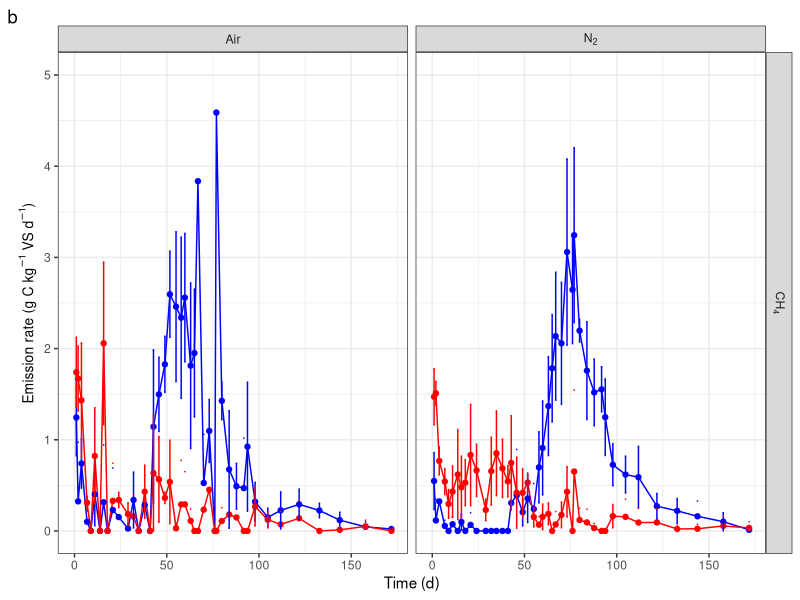

Write the R code that produced this figure. (Note: this script raises an error after producing the figure.)
# surface respiration estimate
rm(list = ls())

library("readxl")
library('ggplot2')
library('tidyr')
library('dplyr')
library('gridExtra')
library('lubridate')

#prep
dat_gas <- data.frame(read_excel("../data/dat_resp.xlsx", sheet = "all"))
dat.info <- data.frame(read_excel("../data/dat_resp.xlsx", sheet = "info"))

dat.info.f <- dat.info %>% select(c('reactor', 'temp','gas','datetime','day', 'wet_weight', 'dm','vs','lig','cel','hem','lip','tan','tn','vfa','pH')) %>%
  mutate(dm = dm * 10, vs = vs * dm)
mass <- dat.info.f$wet_weight[dat.info.f$day == 0]/1000 # kg
mass <- mass[!is.na(mass)]
vs_mass <- dat.info.f$vs[dat.info.f$day == 0 & dat.info.f$gas != 'none']/1000
vs_mass <- vs_mass[!is.na(vs_mass)] 

# kg

dat_gas <- dat_gas[dat_gas$reactor != 'bg',]
dat_gas$mass <- mass
dat_gas$vs_mass <- vs_mass


f_CH4 <- 1/1000000 * dat_gas$cor_flow/(0.082057 * 293) * 60 * 24 * 16  / dat_gas$vs_mass # mg pr. kg slurry pr day
f_CO2 <- 1/1000000 * dat_gas$cor_flow/(0.082057 * 293) * 60 * 24 * 44  / dat_gas$vs_mass # mg pr. kg slurry pr day
  
CO2_bg <- 430
CH4_bg <- 2 

surf_area <- (9.5/2)^2 * pi / 10000# m^2 
  
ifelse(dat_gas$gas == "air", dat_gas$CO2_emis <- (as.numeric(dat_gas$co2) - CO2_bg) * f_CO2, dat_gas$CO2_emis <- dat_gas$co2 * f_CO2)  
ifelse(dat_gas$gas == "air", dat_gas$CH4_emis <- (as.numeric(dat_gas$ch4) - CH4_bg) * f_CH4, dat_gas$CH4_emis <- dat_gas$ch4 * f_CH4)  

surf_conv <- mean(mass/surf_area) # convert mg / kg slurry / day to mg / m2 / day

dat.mod <- dat_gas %>% group_by(temp, gas, day, date) %>% 
  mutate(ratio = (CH4_emis * 12.01/16.04)/(CH4_emis * 12.01/16.04 + CO2_emis * 12.01/44.01)) %>% mutate(CH4_emis_C = CH4_emis * 12/16, CO2_emis_C = CO2_emis * 12/44) %>% 
  group_by(temp, gas, day, date) %>% summarise(across(c('CO2_emis_C','CH4_emis_C', 'CO2_emis','CH4_emis', 'ratio'), .fns = list(mean = mean, sd = sd), na.rm = TRUE)) 
dat.mod$CO2_surf_emis_mean <- 0
dat.mod$CO2_surf_emis_mean[dat.mod$temp == 10 & dat.mod$gas == 'air'] <- dat.mod$CO2_emis_mean[dat.mod$temp == 10 & dat.mod$gas == 'air'] - dat.mod$CO2_emis_mean[dat.mod$temp == 10 & dat.mod$gas == 'n2']
dat.mod$CO2_surf_emis_mean[dat.mod$temp == 20 & dat.mod$gas == 'air'] <- dat.mod$CO2_emis_mean[dat.mod$temp == 20 & dat.mod$gas == 'air'] - dat.mod$CO2_emis_mean[dat.mod$temp == 20 & dat.mod$gas == 'n2']
dat.mod$CO2_surf_emis_sd <- 0
dat.mod$CO2_surf_emis_sd[dat.mod$temp == 10 & dat.mod$gas == 'air'] <- sqrt((dat.mod$CO2_emis_sd[dat.mod$temp == 10 & dat.mod$gas == 'air'])^2 - (dat.mod$CO2_emis_sd[dat.mod$temp == 10 & dat.mod$gas == 'n2'])^2)
dat.mod$CO2_surf_emis_sd[dat.mod$temp == 20 & dat.mod$gas == 'air'] <- sqrt((dat.mod$CO2_emis_sd[dat.mod$temp == 20 & dat.mod$gas == 'air'])^2 + (dat.mod$CO2_emis_sd[dat.mod$temp == 20 & dat.mod$gas == 'n2'])^2)

dat.mod$CO2_surf_emis_mean <- dat.mod$CO2_surf_emis_mean /1000 * surf_conv
dat.mod$CO2_surf_emis_sd <- dat.mod$CO2_surf_emis_sd /1000 * surf_conv

# CO2_surf_emis has units of gCO2/m2

dat.mod.long <- dat.mod %>% pivot_longer(cols = c('CH4_emis_C_mean', 'CO2_emis_C_mean', 'CH4_emis_C_sd', 'CO2_emis_C_sd'), names_to = 'comp', values_to = 'value')

dat.mod.mean <- dat.mod.long[grepl('mean$', dat.mod.long$comp),]
dat.mod.sd <- dat.mod.long[grepl('sd$', dat.mod.long$comp),]
dat.mod.both <- cbind(dat.mod.mean, sd = dat.mod.sd$value) 

dat.mod.both$temp <- as.factor(dat.mod.both$temp)

# plot emission rates
new.lab <- as_labeller(c(air = "Air", n2 = "N[2]", CH4_emis_C_mean = "CH[4]", CO2_emis_C_mean = "CO[2]"), label_parsed)

fig_emis <- ggplot(dat.mod.both, aes(x = day, y = value, col = temp)) + 
  geom_point() + geom_line() +
  geom_errorbar(aes(ymin = value - sd, ymax = value + sd)) + 
  facet_grid(comp~gas, labeller = new.lab, scales = "free_y") + 
  theme_bw() +
  theme() + 
  theme(legend.position = 'top', axis.title.x=element_blank(),
        axis.text.x=element_blank(),
        axis.ticks.x=element_blank(),
        axis.title.y = element_text(size = 10)) +
  labs(y = expression('Emission rate (g C kg'^{-1}~VS~'d'^{-1}*')'), 
       x = "", col = expression('Temp (\u00b0C)'), tag = 'a') +
  scale_color_manual(values = c('blue', 'red'))

# plot ratios
dat.mod.long <- dat.mod %>% pivot_longer(cols = c('ratio_mean', 'ratio_sd'), names_to = 'comp', values_to = 'value')

dat.mod.mean <- dat.mod.long[grepl('mean$', dat.mod.long$comp),]
dat.mod.sd <- dat.mod.long[grepl('sd$', dat.mod.long$comp),]
dat.mod.both <- cbind(dat.mod.mean, sd = dat.mod.sd$value) 

dat.mod.both$temp <- as.factor(dat.mod.both$temp)

new.lab <- as_labeller(c(air = "Air", n2 = "N[2]", ratio_mean = "C[CH4]/(C[CH4]+C[CO2])"), label_parsed)

fig_ratio <- ggplot(dat.mod.both, aes(x = day, y = value, col = temp)) + 
  geom_point() + geom_line() +
  geom_errorbar(aes(ymin = value - sd, ymax = value + sd)) + 
  facet_grid(comp~gas, labeller = new.lab, scales = "free_y") + 
  scale_x_continuous(breaks = seq(0, 250, by = 50)) +
  theme_bw() +
  theme(axis.title.y = element_text(size = 10)) +
  theme(legend.position = 'none') + 
  labs(y = expression('Molar fraction'), x = "Time (d)", col = expression('Temp (\u00b0C)'))+
  scale_color_manual(values = c('blue', 'red'))


## BIOGAS part
rho_CH4 <- 0.665 # at 22 deg C, kg/m3
rho_CO2 <- 1.802

dat_biogas <- data.frame(read_excel("../data/dat_resp.xlsx", sheet = "info"))
weights_scale <- dat_biogas %>% select(wet_weight, day, reactor) %>% filter(day >= 283, day< 283.1) %>% 
  mutate(weights_scale = wet_weight)
nrow(dat_biogas)
vs_mass <- dat_biogas %>% filter(day == 283) %>% mutate(vs_mass_load = dm/100 * vs * bio_wet_weight/1000) %>% select(vs_mass_load)
dat_biogas$vs_mass_load <- NULL
rep_vs <- c(0,0,0, c(rep(t(vs_mass), length.out = nrow(dat_biogas)-3)))
dat_biogas$vs_mass_load <- rep_vs
dat.s <- dat_biogas %>% 
  
  select(day, datetime, bio_wet_weight, mass_vented, vol_vented, vs_mass_load, mass_leaked, x_CH4, reactor, temp, gas) %>% 
  filter(day > 0) %>% mutate_all(~ ifelse(is.na(.), 0, .), ~ ifelse(.<0, 0, .)) %>%
  mutate(mass_leaked = ifelse(mass_leaked < 0, 0, mass_leaked), x_CH4 = ifelse(x_CH4 < 0, 0, ifelse(x_CH4 > 1, 1, x_CH4))) %>% # correct impossible mol fractions and negative leakage
  mutate(vol_leak = vol_vented/mass_vented * mass_leaked, vol_vent_leak = vol_leak + vol_vented, 
         vol_ch4 = vol_vent_leak * x_CH4, vol_co2 = vol_vent_leak * (1 - x_CH4)) %>% 
  mutate_all(~ ifelse(is.na(.), 0, .), ~ ifelse(.<0, 0, .)) %>% 
  mutate(weights_scale = rep(weights_scale$weights_scale, length = nrow(dat_biogas[dat_biogas$day >= 283,]))) %>% 
  group_by(reactor) %>%  mutate(diff = diff(c(283, day))) %>% 
mutate(CH4_rate = (vol_ch4)/vs_mass_load * rho_CH4/1000/diff, 
       CO2_rate = (vol_co2)/vs_mass_load * rho_CO2/1000/diff,
       cum_CH4 = cumsum(vol_ch4)/bio_wet_weight * weights_scale * rho_CH4/1000, 
       cum_CH4_vs = cumsum(vol_ch4)/vs_mass_load * rho_CH4/1000,
       cum_CO2 = cumsum(vol_co2)/bio_wet_weight * weights_scale * rho_CO2/1000, 
       cum_CO2_vs = cumsum(vol_co2)/vs_mass_load * rho_CO2/1000) %>% 
  group_by(temp, gas, datetime) %>% 
  summarize(across(c(CH4_rate, CO2_rate, cum_CH4, cum_CO2, cum_CH4_vs, cum_CO2_vs), .fns = list(mean = mean, sd = sd))) %>%  
  filter(gas != 0, datetime != 0) %>% 
  mutate(datetime = as_datetime(datetime),  
         time_diff = datetime - min(datetime),  
         days = as.numeric(time_diff, unit = "days")) %>% 
  mutate(across(contains('CH4'), function(x) x*12/16), across(contains('CO2'), function(x) x * 12/44))#, 

#plot cumulative emission
dat.s$comp <- 'CH4'
new.lab = as_labeller(c(air = 'Air', n2 = 'N[2]', CH4 = 'CH[4]'), label_parsed)

fig_biogas <- ggplot(dat.s, aes(x = days, y = CH4_rate_mean, col = temp)) + geom_line() + geom_point() +
  geom_errorbar(aes(ymin = CH4_rate_mean - CH4_rate_sd, ymax = CH4_rate_mean + CH4_rate_sd, x = days)) + 
  facet_grid(comp~gas, labeller = new.lab) +
  labs(y = expression('Emission rate (g C kg'^{-1}~VS~'d'^{-1}*')'), x = 'Time (d)', col  = expression('Temp (\u00b0C)'), tag = 'b') +
  lims(y = c(0,5)) +
  theme_bw() + theme(legend.position = '', axis.title.y = element_text(size = 10)) + scale_color_manual(values = c("blue", "red"))

fig_biogas

png('../figures/fig_emis_ratio_bio.png',  width = 18/2.54, height = 20/2.54, units = 'in', res = 600)
grid::grid.draw(rbind(ggplotGrob(fig_emis), ggplotGrob(fig_ratio), ggplotGrob(fig_biogas)))
dev.off()

mean_ratios <- dat.mod.both %>% group_by(temp, gas) %>% summarise(mean_ratio = mean(value))


